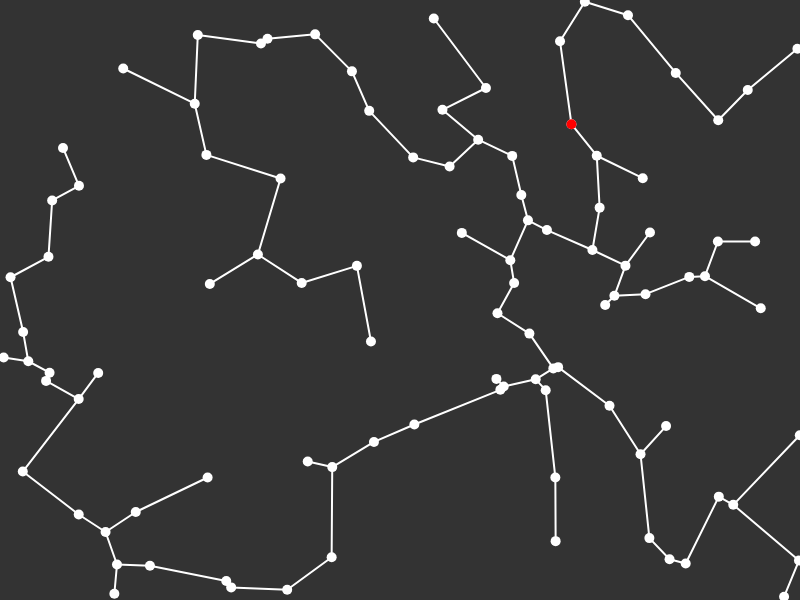
Frame 1 (no input)
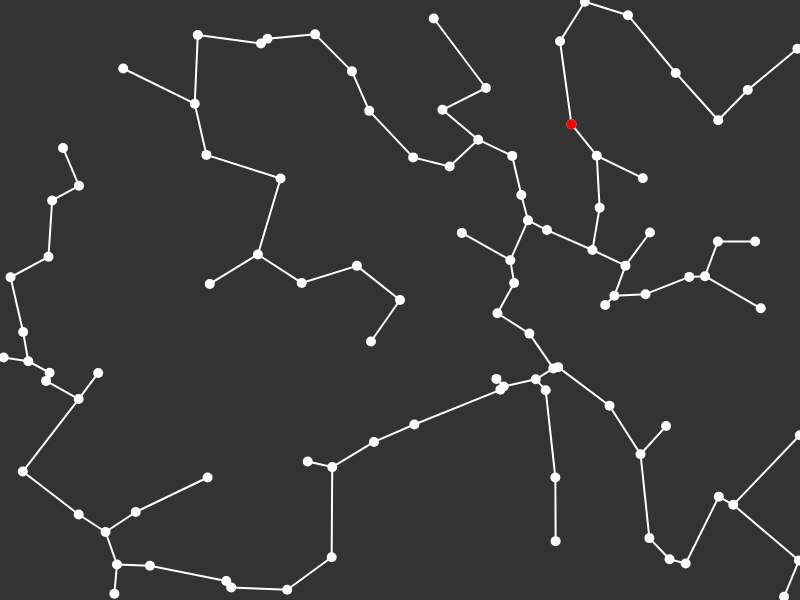
Frame 2 (the mouse pressed at the canvas centre, redrawn once)

The p5.js sketch that drew these frames (run headless with seeded random() and noise() and a simulated clock; the mouse was pressed at the canvas centre and the sketch redrawn once):

// p5.js sketch
// ── sketch.js
let vertices = []

function setup() {
    createCanvas(800, 600);
    for (let i = 0; i < 100; i++) {
        vertices.push(createVector(random(width), random(height)))
    }
}

function mousePressed() {
    vertices.push(createVector(mouseX, mouseY))
    loop()
}

function clearVertices(){
    vertices = []
    loop()
}

function draw() {
    background(51);

    let reached = []
    let unreached = vertices.map((e) => e) //copy

    reached.push(unreached[0])
    unreached.splice(0, 1)

    while (unreached.length > 0) {
        let record = Infinity
        let rind;
        let uind;

        for (var i = 0; i < reached.length; i++) {
            for (var j = 0; j < unreached.length; j++) {
                let v1 = reached[i]
                let v2 = unreached[j]
                let d = dist(v1.x, v1.y, v2.x, v2.y)

                if (d < record) {
                    record = d
                    rind = i
                    uind = j
                }
            }
        }
        stroke(255)
        strokeWeight(2)
        line(reached[rind].x,reached[rind].y,unreached[uind].x,unreached[uind].y)
        reached.push(unreached[uind])
        unreached.splice(uind,1)
    }

    for (v of vertices) {
        stroke(255)
        strokeWeight(10)
        point(v.x, v.y)
    }
    stroke(255,0,0)
    strokeWeight(10)
    point(vertices[0].x, vertices[0].y)
    noLoop()
}
